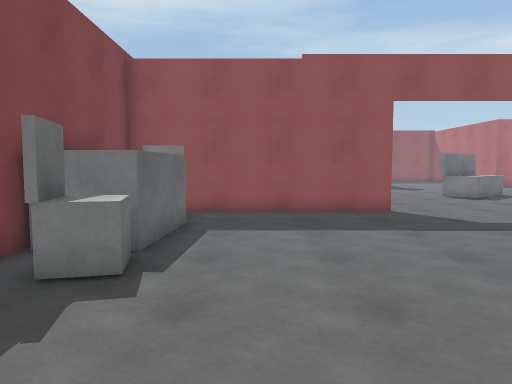
[1] (above)

21 first-person views from a walk through a Unity game level. The camera is 1.4 m above the floor, tilts 4° down and sees 70° across. The floor is counted in squares, 1 m on a side. Each view is taken from the middle of a square. On the plan, view 1 faces up. The plan holds only what a view shows up to about 16 squares ahead; the rest is blank. The place goes on beyond the plan. The player character is not drawn.

[2]
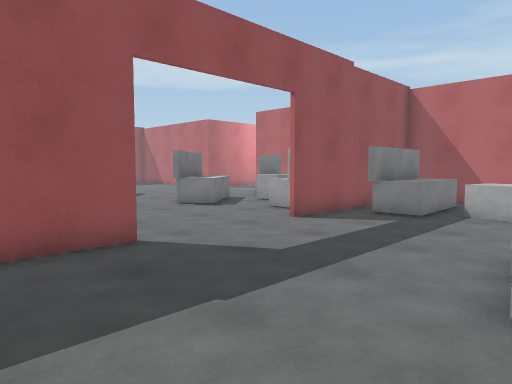

[3]
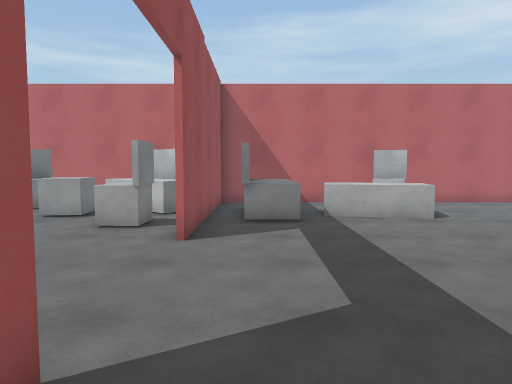

[4]
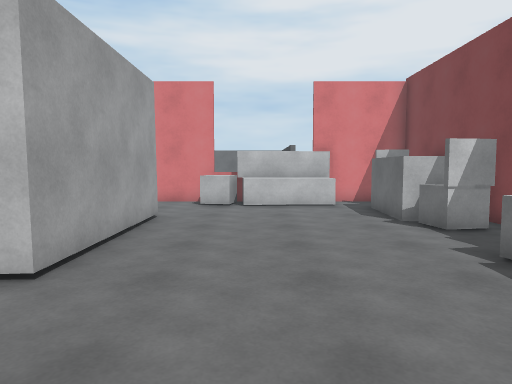

[5]
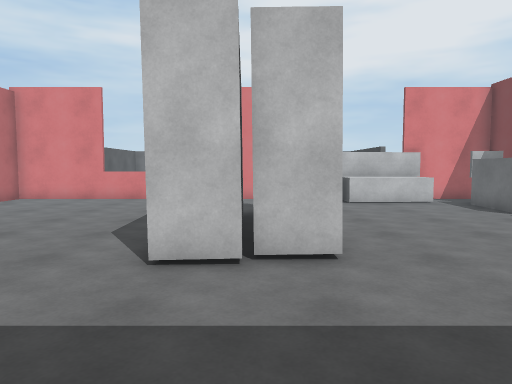

[6]
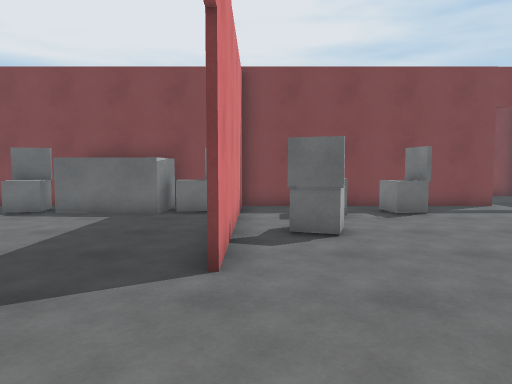

[7]
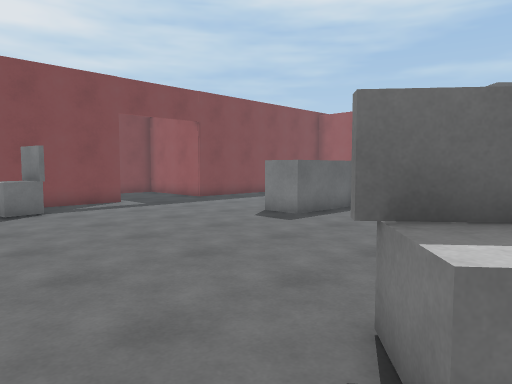

[8]
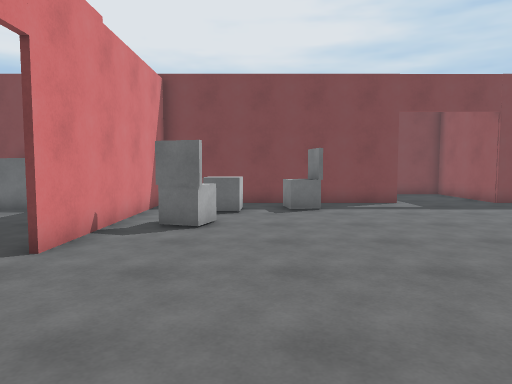

[9]
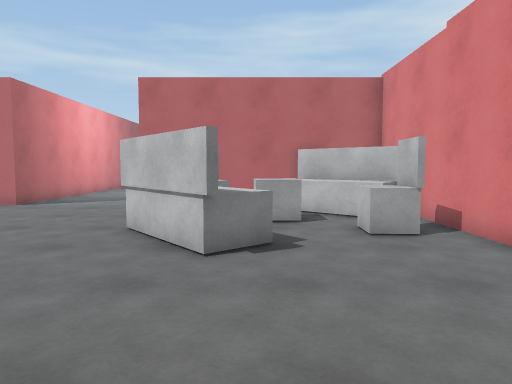

[10]
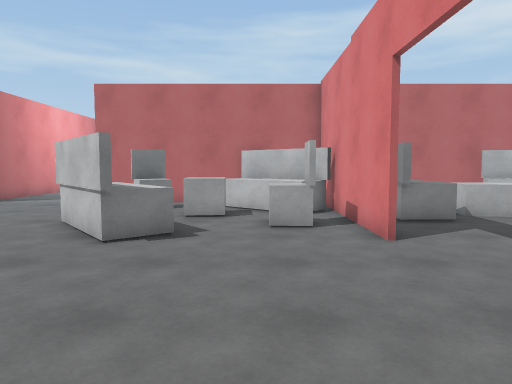

[11]
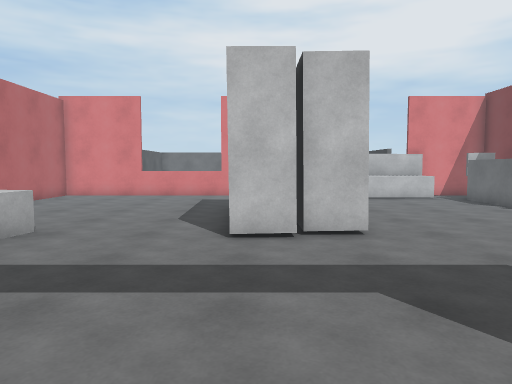

[12]
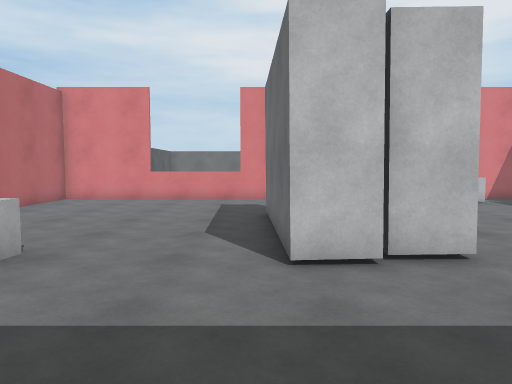

[13]
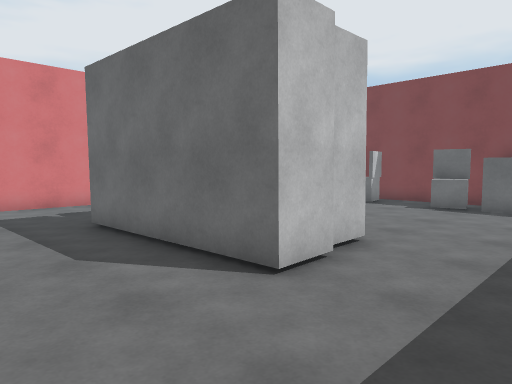

[14]
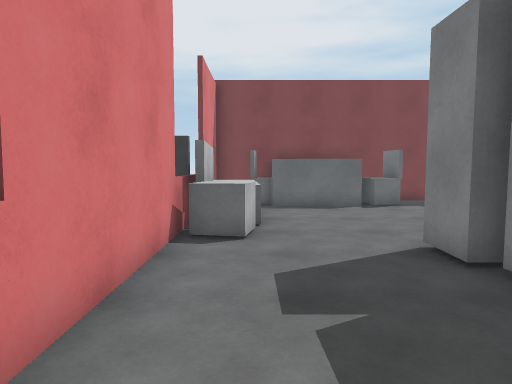

[15]
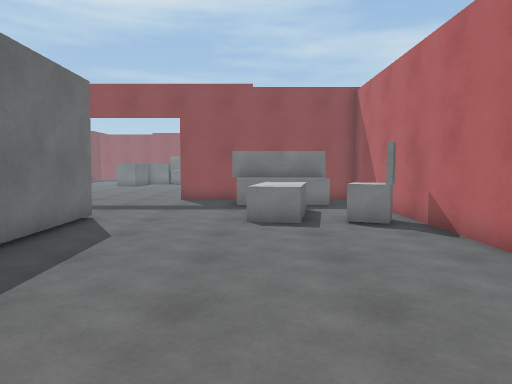

[16]
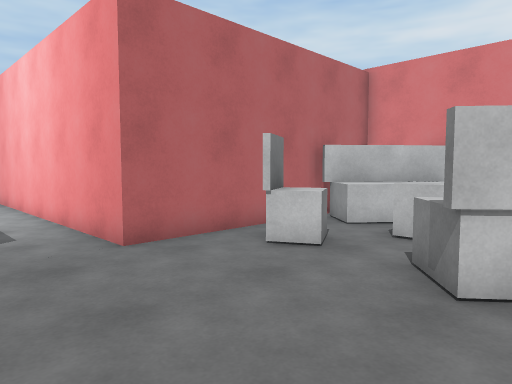

[17]
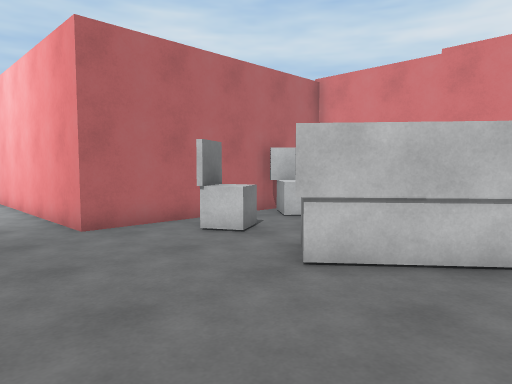

[18]
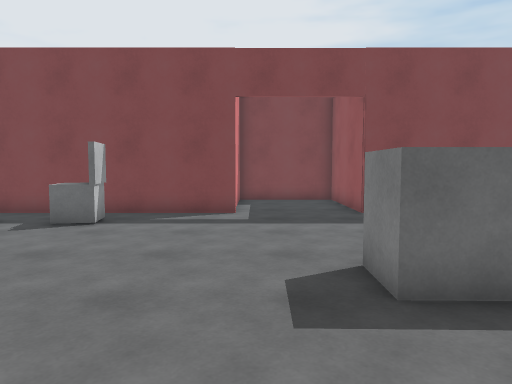

[19]
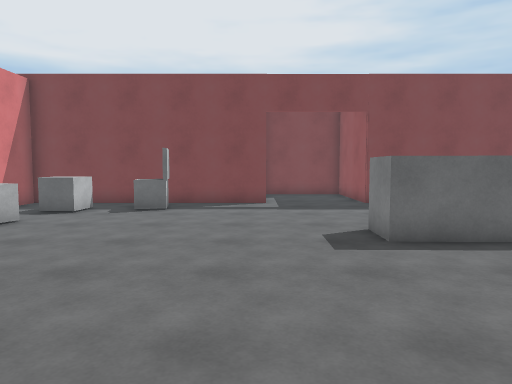

[20]
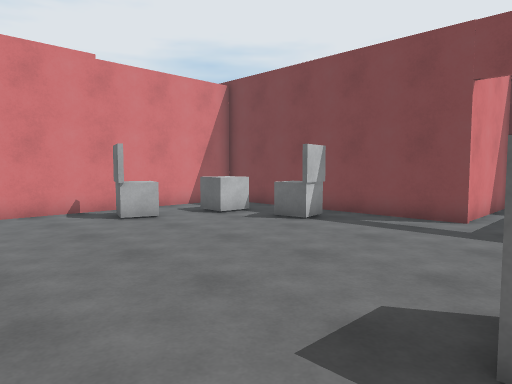

[21]
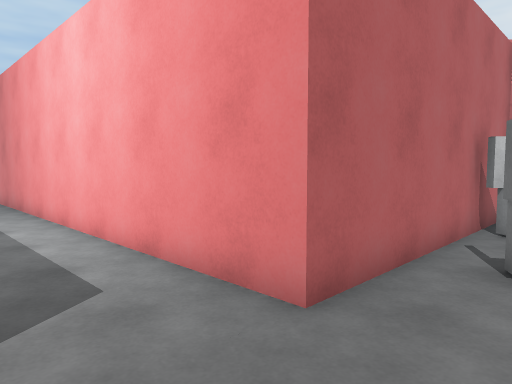

### Floor plan
Points are (right, up) in squares from view 1. A wall is a line through its corners. A room is listed if a view was taken in it or the views show most of it. See-through windows are left out.
Room 1 (views 1, 2, 3, 4, 5, 6, 7, 8, 9, 10, 11, 12, 13, 14, 15, 16, 17, 18, 19, 20, 21)
walls: (8.8, 11.5) (15, 11.5); (4.2, 11.4) (-2.2, 11.4); (16.1, 12.4) (16.1, 20.2) (30.2, 20.2); (6.3, 3.6) (6.2, 5.9) (7.5, 5.9) (7.7, 0.2); (-3.9, 10.2) (-3.9, 9.2) (-1.7, 9.1) (-1.9, 6) (-3.9, 6.1); (6.1, -0.1) (4.7, -0.1) (4.7, 5.6) (6, 5.6); (3.3, 23.6) (3.3, 22.5) (1.9, 22.5); (-3.9, 6.4) (-3.9, 0.8); (-1.8, 0.7) (-1.9, -2.4); (-2.8, 0.8) (-2.3, 0.7); (1.2, -4.6) (16.1, -4.6) (16.1, 11.4) (8.8, 11.4); (-3.9, -2.2) (-3.9, -4.6) (-0.9, -4.6); (-8.4, 23.5) (-8.4, 20.3) (-3.9, 20.3) (-3.9, 11.5) (4.2, 11.5)
low walls: (13.1, 4.9) (11.8, 5.2) (12.3, 8.1) (13.1, 7.9)
objects: other object (-3, -3) to (-2, -3); other object (-3, 1) to (-2, 2); other object (-3, 4) to (-2, 5); other object (-3, 10) to (-2, 10); other object (-3, 16) to (-2, 17); cube (-2, 14) to (-1, 14); other object (-1, -4) to (2, -3); other object (1, 13) to (2, 14); cube (3, -4) to (4, -3); other object (9, 16) to (12, 19); other object (11, 9) to (14, 10); other object (11, 13); cube (12, 15) to (13, 16); other object (13, 12) to (15, 15); other object (14, 17) to (15, 18); other object (15, 5) to (15, 6)

Where each view was taken, in squares from view 1:
view 1: 0 up, 0 right, facing up
view 2: 5 up, 1 right, facing up-right
view 3: 10 up, 2 right, facing right
view 4: 10 up, 2 right, facing down
view 5: 11 up, 6 right, facing down
view 6: 12 up, 9 right, facing left
view 7: 14 up, 10 right, facing up-left
view 8: 15 up, 10 right, facing left
view 9: 16 up, 3 right, facing right
view 10: 14 up, 2 right, facing right
view 11: 13 up, 7 right, facing down
view 12: 11 up, 8 right, facing down
view 13: 9 up, 11 right, facing down-left
view 14: 3 down, 11 right, facing left
view 15: 4 down, 12 right, facing up
view 16: 23 up, 10 right, facing down-right
view 17: 23 up, 8 right, facing down-right
view 18: 21 up, 7 right, facing left
view 19: 20 up, 10 right, facing left
view 20: 23 up, 6 right, facing down-left
view 21: 23 up, 14 right, facing down-right
